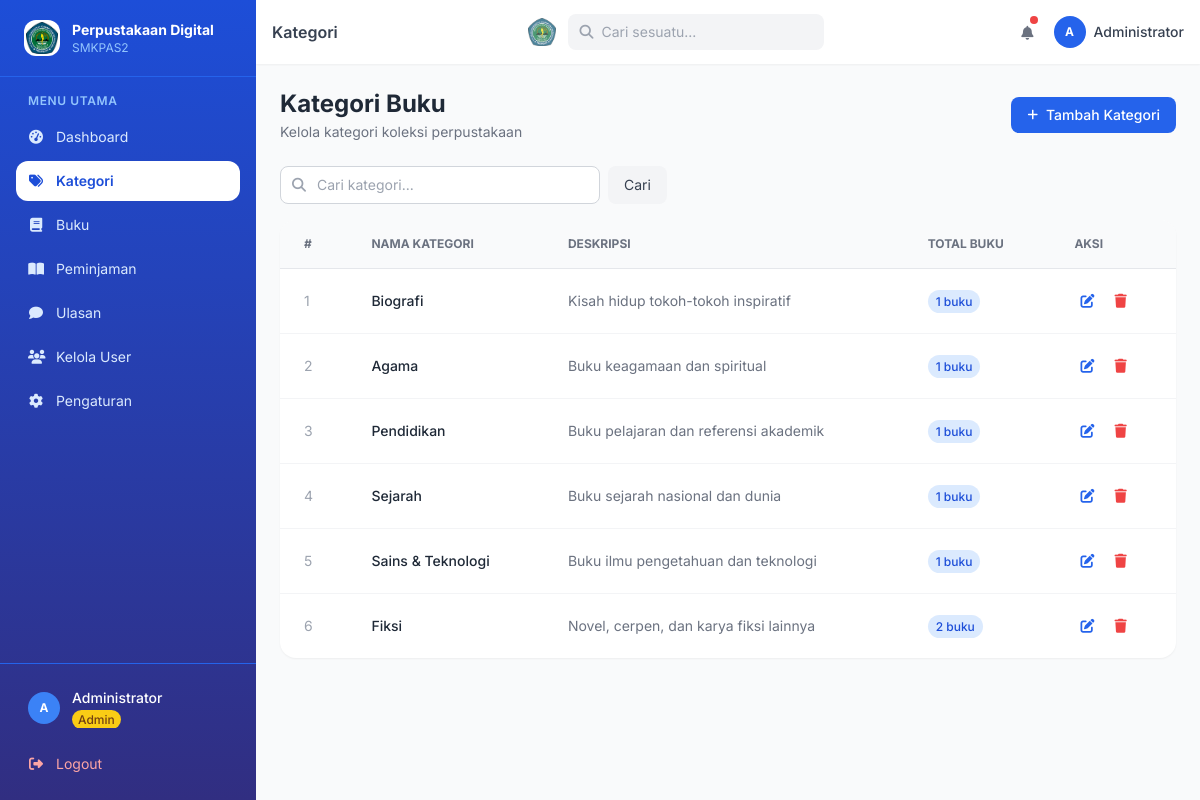
The app's page /kategori.php (signed in) with its own data.
### tables this page shows
CREATE TABLE kategori (
    id INT AUTO_INCREMENT PRIMARY KEY,
    nama_kategori VARCHAR(100) NOT NULL,
    deskripsi TEXT,
    created_at TIMESTAMP DEFAULT CURRENT_TIMESTAMP
);

### kategori.php (the view, shortened to what this page needs)
<?php
include 'koneksi.php';
$search = mysqli_real_escape_string($koneksi, trim($_GET['q'] ?? ''));
$where  = $search ? "WHERE nama_kategori LIKE '%$search%'" : '';
$data   = mysqli_query($koneksi, "SELECT k.*, COUNT(b.id) as total_buku FROM kategori k LEFT JOIN buku b ON b.id_kategori=k.id $where GROUP BY k.id ORDER BY k.id DESC");
include 'includes/header.php';
?>
<div class="flex items-center justify-between mb-6">
    <div>
        <h1 class="text-2xl font-bold text-gray-800">Kategori Buku</h1>
        <p class="text-gray-500 text-sm mt-0.5">Kelola kategori koleksi perpustakaan</p>
    </div>
    <button onclick="openModal('modalTambah')" class="flex items-center gap-2 bg-blue-600 hover:bg-blue-700 text-white text-sm font-medium px-4 py-2 rounded-lg transition">
        <i class="fas fa-plus text-xs"></i> Tambah Kategori
    </button>
</div>
<form method="GET" class="mb-4 flex gap-2">
    <div class="relative flex-1 max-w-xs">
        <span class="absolute inset-y-0 left-3 flex items-center text-gray-400"><i class="fas fa-search text-sm"></i></span>
        <input type="text" name="q" value="<?= htmlspecialchars($search) ?>" placeholder="Cari kategori..."
            class="w-full pl-9 pr-4 py-2 border border-gray-300 rounded-lg text-sm focus:outline-none focus:ring-2 focus:ring-blue-500">
    </div>
    <button class="px-4 py-2 bg-gray-100 hover:bg-gray-200 text-gray-700 rounded-lg text-sm transition">Cari</button>
</form>
<div class="bg-white rounded-2xl shadow-sm overflow-hidden">
    <div class="overflow-x-auto">
        <table class="w-full text-sm">
            <thead class="bg-gray-50 border-b">
                <tr class="text-left text-xs text-gray-500 uppercase">
                    <th class="px-6 py-4">#</th>
                    <th class="px-6 py-4">Nama Kategori</th>
                    <th class="px-6 py-4">Deskripsi</th>
                    <th class="px-6 py-4">Total Buku</th>
                    <th class="px-6 py-4">Aksi</th>
                </tr>
            </thead>
            <tbody class="divide-y divide-gray-100">
                <?php $no = 1; while ($row = mysqli_fetch_assoc($data)): ?>
                <tr class="hover:bg-gray-50">
                    <td class="px-6 py-4 text-gray-400"><?= $no++ ?></td>
                    <td class="px-6 py-4 font-medium text-gray-800"><?= htmlspecialchars($row['nama_kategori']) ?></td>
                    <td class="px-6 py-4 text-gray-500"><?= htmlspecialchars($row['deskripsi'] ?: '-') ?></td>
                    <td class="px-6 py-4">
                        <span class="px-2 py-1 bg-blue-100 text-blue-700 rounded-full text-xs font-medium"><?= $row['total_buku'] ?> buku</span>
                    </td>
                    <td class="px-6 py-4">
                        <div class="flex gap-2">
                            <button onclick='openEditModal(<?= json_encode($row) ?>)'
                                class="p-1.5 text-blue-600 hover:bg-blue-50 rounded-lg transition" title="Edit">
                                <i class="fas fa-edit text-sm"></i>
                            </button>
                            <a href="?hapus=<?= $row['id'] ?>" onclick="return confirm('Hapus kategori ini?')"
                                class="p-1.5 text-red-500 hover:bg-red-50 rounded-lg transition" title="Hapus">
                                <i class="fas fa-trash text-sm"></i>
                            </a>
                        </div>
                    </td>
                </tr>
                <?php endwhile; ?>
            </tbody>
        </table>
    </div>
</div>
<?php include 'includes/footer.php'; ?>

### includes/header.php (style rules this page uses)
body { font-family: 'Inter', sans-serif; }

### records on screen
kategori: nama_kategori "Biografi", deskripsi "Kisah hidup tokoh-tokoh inspiratif", total_buku "1"
kategori: nama_kategori "Agama", deskripsi "Buku keagamaan dan spiritual", total_buku "1"
kategori: nama_kategori "Pendidikan", deskripsi "Buku pelajaran dan referensi akademik", total_buku "1"
kategori: nama_kategori "Sejarah", deskripsi "Buku sejarah nasional dan dunia", total_buku "1"
kategori: nama_kategori "Sains & Teknologi", deskripsi "Buku ilmu pengetahuan dan teknologi", total_buku "1"
kategori: nama_kategori "Fiksi", deskripsi "Novel, cerpen, dan karya fiksi lainnya", total_buku "2"

### other values on screen
$cfg['app_name'] "Perpustakaan Digital"
$cfg['app_subtitle'] "SMKPAS2"
substr($_SESSION['user']['nama'] ?? 'U', 0, 1) "A"
$_SESSION['user']['nama'] "Administrator"
$pageTitle "Kategori"
